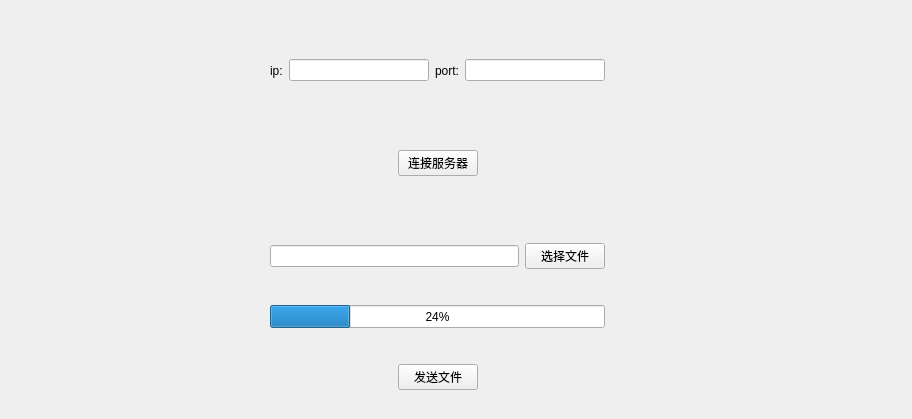
<?xml version="1.0" encoding="UTF-8"?>
<ui version="4.0">
 <class>FileSrvDlg</class>
 <widget class="QWidget" name="FileSrvDlg">
  <property name="geometry">
   <rect>
    <x>0</x>
    <y>0</y>
    <width>912</width>
    <height>419</height>
   </rect>
  </property>
  <property name="windowTitle">
   <string>Form</string>
  </property>
  <widget class="QProgressBar" name="progressBar">
   <property name="geometry">
    <rect>
     <x>270</x>
     <y>305</y>
     <width>335</width>
     <height>23</height>
    </rect>
   </property>
   <property name="value">
    <number>24</number>
   </property>
  </widget>
  <widget class="QWidget" name="widget" native="true">
   <property name="geometry">
    <rect>
     <x>270</x>
     <y>27</y>
     <width>335</width>
     <height>87</height>
    </rect>
   </property>
   <layout class="QHBoxLayout" name="horizontalLayout">
    <item>
     <widget class="QLabel" name="label">
      <property name="text">
       <string>ip:</string>
      </property>
     </widget>
    </item>
    <item>
     <widget class="QLineEdit" name="ip_2"/>
    </item>
    <item>
     <widget class="QLabel" name="label_2">
      <property name="text">
       <string>port:</string>
      </property>
     </widget>
    </item>
    <item>
     <widget class="QLineEdit" name="port_2"/>
    </item>
   </layout>
  </widget>
  <widget class="QWidget" name="widget_2" native="true">
   <property name="geometry">
    <rect>
     <x>270</x>
     <y>213</y>
     <width>335</width>
     <height>86</height>
    </rect>
   </property>
   <layout class="QHBoxLayout" name="horizontalLayout_2">
    <item>
     <widget class="QLineEdit" name="fileName_ldt"/>
    </item>
    <item>
     <widget class="QPushButton" name="select_Btn">
      <property name="text">
       <string>选择文件</string>
      </property>
     </widget>
    </item>
   </layout>
  </widget>
  <widget class="QWidget" name="widget_3" native="true">
   <property name="geometry">
    <rect>
     <x>270</x>
     <y>334</y>
     <width>335</width>
     <height>87</height>
    </rect>
   </property>
   <layout class="QHBoxLayout" name="horizontalLayout_7">
    <item>
     <spacer name="horizontalSpacer_5">
      <property name="orientation">
       <enum>Qt::Horizontal</enum>
      </property>
      <property name="sizeHint" stdset="0">
       <size>
        <width>103</width>
        <height>20</height>
       </size>
      </property>
     </spacer>
    </item>
    <item>
     <widget class="QPushButton" name="send_btn">
      <property name="text">
       <string>发送文件</string>
      </property>
     </widget>
    </item>
    <item>
     <spacer name="horizontalSpacer_6">
      <property name="orientation">
       <enum>Qt::Horizontal</enum>
      </property>
      <property name="sizeHint" stdset="0">
       <size>
        <width>103</width>
        <height>20</height>
       </size>
      </property>
     </spacer>
    </item>
   </layout>
  </widget>
  <widget class="QWidget" name="widget_4" native="true">
   <property name="geometry">
    <rect>
     <x>270</x>
     <y>120</y>
     <width>335</width>
     <height>87</height>
    </rect>
   </property>
   <layout class="QHBoxLayout" name="horizontalLayout_8">
    <item>
     <spacer name="horizontalSpacer_7">
      <property name="orientation">
       <enum>Qt::Horizontal</enum>
      </property>
      <property name="sizeHint" stdset="0">
       <size>
        <width>103</width>
        <height>20</height>
       </size>
      </property>
     </spacer>
    </item>
    <item>
     <widget class="QPushButton" name="connect_2">
      <property name="text">
       <string>连接服务器</string>
      </property>
     </widget>
    </item>
    <item>
     <spacer name="horizontalSpacer_8">
      <property name="orientation">
       <enum>Qt::Horizontal</enum>
      </property>
      <property name="sizeHint" stdset="0">
       <size>
        <width>103</width>
        <height>20</height>
       </size>
      </property>
     </spacer>
    </item>
   </layout>
  </widget>
 </widget>
 <resources/>
 <connections/>
</ui>
